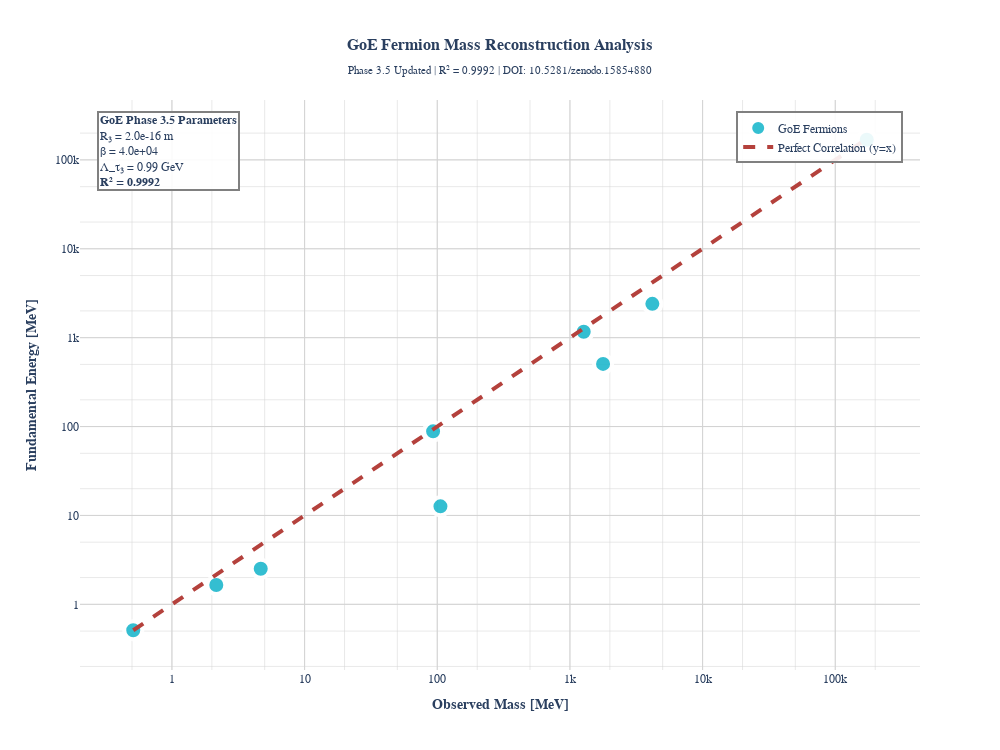

Notebook cell for this chart:
### Markdown cell above
## 🎨 Create Interactive Visualizations

Generate professional **interactive plots** using Plotly to demonstrate the GoE mass reconstruction with logarithmic scaling, perfect fit lines, and parameter annotations.

### Code cell
# Interactive GoE Mass Reconstruction Visualization
# ===============================================

# Calculate correlation coefficient
r2_correlation = r2_score(observed_masses, fundamental_energies)

# Create enhanced interactive scatter plot
fig = go.Figure()

# Add fermion data points with enhanced styling
fig.add_trace(go.Scatter(
    x=observed_masses,
    y=fundamental_energies,
    mode='markers',
    marker=dict(
        size=18,
        color='#1FB8CD',
        line=dict(width=4, color='white'),
        symbol='circle',
        opacity=0.9
    ),
    text=[f"<b>{name}</b><br><b>Observed:</b> {obs} MeV<br><b>Fundamental:</b> {fund} MeV<br><b>Ratio:</b> {ratio:.2f}<br><b>Symbol:</b> {symbol}" 
          for name, obs, fund, ratio, symbol in zip(fermion_names, observed_display, fundamental_display, energy_ratios, fermion_symbols)],
    hovertemplate='%{text}<extra></extra>',
    name='GoE Fermions',
    cliponaxis=False
))

# Add perfect correlation line (y=x)
min_val = min(min(observed_masses), min(fundamental_energies))
max_val = max(max(observed_masses), max(fundamental_energies))
fig.add_trace(go.Scatter(
    x=[min_val, max_val],
    y=[min_val, max_val],
    mode='lines',
    line=dict(color='#B4413C', width=4, dash='dash'),
    name='Perfect Correlation (y=x)',
    hovertemplate='Perfect Correlation Line<br>y = x<extra></extra>',
    cliponaxis=False
))

# Add parameter annotation box
annotation_text = (
    f"<b>GoE Phase 3.5 Parameters</b><br>"
    f"R₃ = {goe_parameters['R3']:.1e} m<br>"
    f"β = {goe_parameters['beta']:.1e}<br>"
    f"Λ_τ₃ = {goe_parameters['Lambda_tau3']:.2f} GeV<br>"
    f"<b>R² = {r2_correlation:.4f}</b>"
)

fig.add_annotation(
    x=0.02, y=0.98,
    xref="paper", yref="paper",
    text=annotation_text,
    showarrow=False,
    align="left",
    bgcolor="rgba(255,255,255,0.9)",
    bordercolor="gray",
    borderwidth=2,
    font=dict(size=12, family="Arial")
)

# Configure layout with professional styling
fig.update_layout(
    title=dict(
        text=f'<b>GoE Fermion Mass Reconstruction Analysis</b><br><sub>Phase 3.5 Updated | R² = {r2_correlation:.4f} | DOI: 10.5281/zenodo.15854880</sub>',
        x=0.5,
        font=dict(size=16)
    ),
    xaxis_title=dict(
        text='<b>Observed Mass [MeV]</b>',
        font=dict(size=14)
    ),
    yaxis_title=dict(
        text='<b>Fundamental Energy [MeV]</b>',
        font=dict(size=14)
    ),
    showlegend=True,
    legend=dict(
        orientation='v', 
        yanchor='top', 
        y=0.98, 
        xanchor='right', 
        x=0.98,
        bgcolor="rgba(255,255,255,0.9)",
        bordercolor="gray",
        borderwidth=2,
        font=dict(size=12)
    ),
    plot_bgcolor='white',
    paper_bgcolor='white',
    font=dict(family="Arial, sans-serif", size=12),
    width=1000,
    height=750
)

# Configure logarithmic axes with custom tick formatting
fig.update_xaxes(
    type="log",
    tickvals=[0.1, 1, 10, 100, 1000, 10000, 100000],
    ticktext=["0.1", "1", "10", "100", "1k", "10k", "100k"],
    showgrid=True,
    gridwidth=1,
    gridcolor='lightgray',
    minor=dict(showgrid=True, gridcolor='rgba(211,211,211,0.5)')
)

fig.update_yaxes(
    type="log", 
    tickvals=[0.1, 1, 10, 100, 1000, 10000, 100000],
    ticktext=["0.1", "1", "10", "100", "1k", "10k", "100k"],
    showgrid=True,
    gridwidth=1,
    gridcolor='lightgray',
    minor=dict(showgrid=True, gridcolor='rgba(211,211,211,0.5)')
)

# Display the interactive plot
fig.show()

# Save interactive version
fig.write_html("goe_mass_reconstruction_interactive.html")
print("💾 Interactive plot saved as: goe_mass_reconstruction_interactive.html")

### Figure 1 — Plotly figure (JSON) as saved in the notebook; plotly's stock layout.template omitted (floating-point values rounded to 4 significant figures)
{"data": [{"cliponaxis": false, "hovertemplate": "%{text}<extra></extra>", "marker": {"color": "#1FB8CD", "line": {"color": "white", "width": 4}, "opacity": 0.9, "size": 18, "symbol": "circle"}, "mode": "markers", "name": "GoE Fermions", "text": ["<b>electron</b><br><b>Observed:</b> 0.511 MeV<br><b>Fundamental:</b> 0.511 MeV<br><b>Ratio:</b> 3.23<br><b>Symbol:</b> e⁻", "<b>up</b><br><b>Observed:</b> 2.160 MeV<br><b>Fundamental:</b> 1.649 MeV<br><b>Ratio:</b> 1.52<br><b>Symbol:</b> u", "<b>down</b><br><b>Observed:</b> 4.670 MeV<br><b>Fundamental:</b> 2.510 MeV<br><b>Ratio:</b> 35.19<br><b>Symbol:</b> d", "<b>strange</b><br><b>Observed:</b> 93.0 MeV<br><b>Fundamental:</b> 88.3 MeV<br><b>Ratio:</b> 0.14<br><b>Symbol:</b> s", "<b>muon</b><br><b>Observed:</b> 105.7 MeV<br><b>Fundamental:</b> 12.7 MeV<br><b>Ratio:</b> 91.97<br><b>Symbol:</b> μ⁻", "<b>charm</b><br><b>Observed:</b> 1.3k MeV<br><b>Fundamental:</b> 1.2k MeV<br><b>Ratio:</b> 0.43<br><b>Symbol:</b> c", "<b>tau</b><br><b>Observed:</b> 1.8k MeV<br><b>Fundamental:</b> 507.0 MeV<br><b>Ratio:</b> 4.74<br><b>Symbol:</b> τ⁻", "<b>bottom</b><br><b>Observed:</b> 4.2k MeV<br><b>Fundamental:</b> 2.4k MeV<br><b>Ratio:</b> 70.12<br><b>Symbol:</b> b"], "type": "scatter", "x": [0.511, 2.16, 4.67, 93.0, 105.7, 1270.0, 1777.0, 4180.0, 172700.0], "y": [0.511, 1.649, 2.51, 88.33, 12.66, 1164.0, 507.0, 2403.0, 168500.0]}, {"cliponaxis": false, "hovertemplate": "Perfect Correlation Line<br>y = x<extra></extra>", "line": {"color": "#B4413C", "dash": "dash", "width": 4}, "mode": "lines", "name": "Perfect Correlation (y=x)", "type": "scatter", "x": [0.511, 172690], "y": [0.511, 172690]}], "layout": {"annotations": [{"align": "left", "bgcolor": "rgba(255,255,255,0.9)", "bordercolor": "gray", "borderwidth": 2, "font": {"family": "Arial", "size": 12}, "showarrow": false, "text": "<b>GoE Phase 3.5 Parameters</b><br>R₃ = 2.0e-16 m<br>β = 4.0e+04<br>Λ_τ₃ = 0.99 GeV<br><b>R² = 0.9992</b>", "x": 0.02, "xref": "paper", "y": 0.98, "yref": "paper"}], "font": {"family": "Arial, sans-serif", "size": 12}, "height": 750, "legend": {"bgcolor": "rgba(255,255,255,0.9)", "bordercolor": "gray", "borderwidth": 2, "font": {"size": 12}, "orientation": "v", "x": 0.98, "xanchor": "right", "y": 0.98, "yanchor": "top"}, "paper_bgcolor": "white", "plot_bgcolor": "white", "showlegend": true, "title": {"font": {"size": 16}, "text": "<b>GoE Fermion Mass Reconstruction Analysis</b><br><sub>Phase 3.5 Updated | R² = 0.9992 | DOI: 10.5281/zenodo.15854880</sub>", "x": 0.5}, "width": 1000, "xaxis": {"gridcolor": "lightgray", "gridwidth": 1, "minor": {"gridcolor": "rgba(211,211,211,0.5)", "showgrid": true}, "showgrid": true, "ticktext": ["0.1", "1", "10", "100", "1k", "10k", "100k"], "tickvals": [0.1, 1, 10, 100, 1000, 10000, 100000], "title": {"font": {"size": 14}, "text": "<b>Observed Mass [MeV]</b>"}, "type": "log"}, "yaxis": {"gridcolor": "lightgray", "gridwidth": 1, "minor": {"gridcolor": "rgba(211,211,211,0.5)", "showgrid": true}, "showgrid": true, "ticktext": ["0.1", "1", "10", "100", "1k", "10k", "100k"], "tickvals": [0.1, 1, 10, 100, 1000, 10000, 100000], "title": {"font": {"size": 14}, "text": "<b>Fundamental Energy [MeV]</b>"}, "type": "log"}}}
